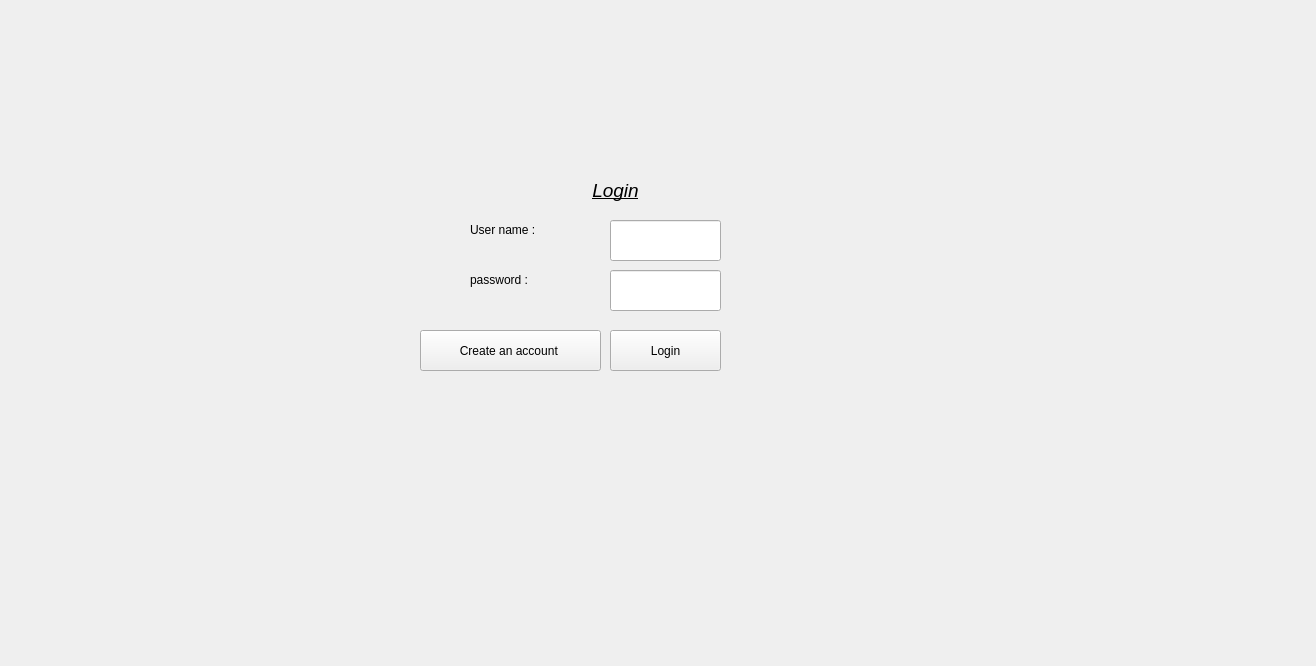
<?xml version="1.0" encoding="UTF-8"?>
<ui version="4.0">
 <class>Login</class>
 <widget class="QWidget" name="Login">
  <property name="geometry">
   <rect>
    <x>0</x>
    <y>0</y>
    <width>1316</width>
    <height>666</height>
   </rect>
  </property>
  <property name="windowTitle">
   <string>Form</string>
  </property>
  <widget class="QLabel" name="labelUsername">
   <property name="geometry">
    <rect>
     <x>470</x>
     <y>220</y>
     <width>101</width>
     <height>20</height>
    </rect>
   </property>
   <property name="text">
    <string>User name :</string>
   </property>
  </widget>
  <widget class="QLineEdit" name="usernameInput">
   <property name="geometry">
    <rect>
     <x>610</x>
     <y>220</y>
     <width>111</width>
     <height>41</height>
    </rect>
   </property>
  </widget>
  <widget class="QLabel" name="labelUsername_2">
   <property name="geometry">
    <rect>
     <x>470</x>
     <y>270</y>
     <width>101</width>
     <height>20</height>
    </rect>
   </property>
   <property name="text">
    <string>password : </string>
   </property>
  </widget>
  <widget class="QLineEdit" name="passwordInput">
   <property name="geometry">
    <rect>
     <x>610</x>
     <y>270</y>
     <width>111</width>
     <height>41</height>
    </rect>
   </property>
  </widget>
  <widget class="QPushButton" name="loginButton">
   <property name="geometry">
    <rect>
     <x>610</x>
     <y>330</y>
     <width>111</width>
     <height>41</height>
    </rect>
   </property>
   <property name="text">
    <string>Login</string>
   </property>
  </widget>
  <widget class="QPushButton" name="createAccountButton">
   <property name="geometry">
    <rect>
     <x>420</x>
     <y>330</y>
     <width>181</width>
     <height>41</height>
    </rect>
   </property>
   <property name="text">
    <string>Create an account </string>
   </property>
  </widget>
  <widget class="QLabel" name="labelUsername_3">
   <property name="geometry">
    <rect>
     <x>540</x>
     <y>170</y>
     <width>151</width>
     <height>41</height>
    </rect>
   </property>
   <property name="text">
    <string>&lt;html&gt;&lt;head/&gt;&lt;body&gt;&lt;p align=&quot;center&quot;&gt;&lt;span style=&quot; font-size:14pt; font-style:italic; text-decoration: underline;&quot;&gt; Login&lt;/span&gt;&lt;/p&gt;&lt;/body&gt;&lt;/html&gt;</string>
   </property>
  </widget>
  <widget class="QLabel" name="label">
   <property name="geometry">
    <rect>
     <x>10</x>
     <y>0</y>
     <width>91</width>
     <height>101</height>
    </rect>
   </property>
   <property name="text">
    <string/>
   </property>
   <property name="pixmap">
    <pixmap resource="resources.qrc">:/images/rs/logo.png</pixmap>
   </property>
   <property name="scaledContents">
    <bool>true</bool>
   </property>
  </widget>
 </widget>
 <resources>
  <include location="resources.qrc"/>
 </resources>
 <connections/>
</ui>
